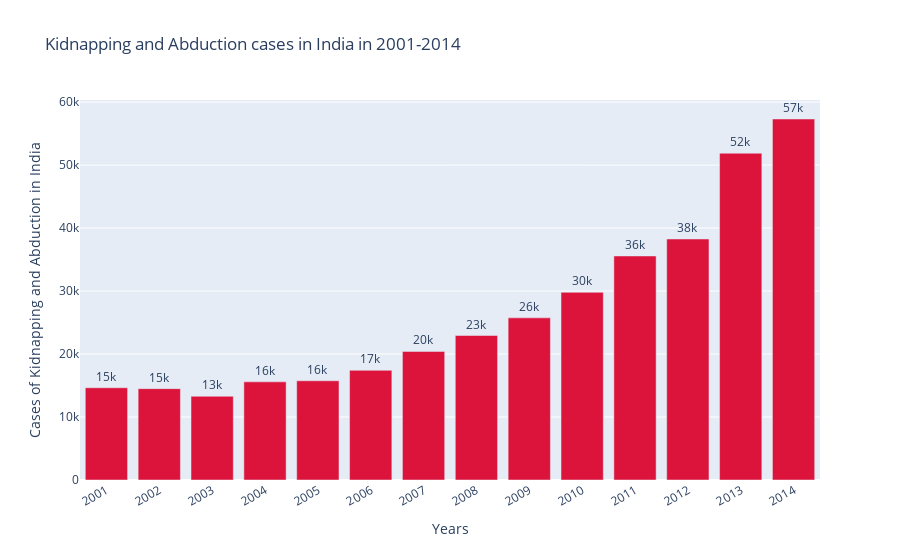

This figure's notebook cell:
### Markdown cell above
Increase of more than 56% in rape cases in 2014 than in 2001.

### Code cell
plot_figure("Kidnapping and Abduction cases in India in 2001-2014","Kidnapping and Abduction","Cases of Kidnapping and Abduction in India", color='crimson')

### Figure 1 — Plotly figure (JSON) as saved in the notebook; plotly's stock layout.template omitted (floating-point values rounded to 4 significant figures)
{"data": [{"marker": {"color": "crimson"}, "text": [14645, 14506, 13296, 15578, 15750, 17414, 20416, 22939, 25741, 29795, 35565, 38262, 51881, 57311], "textposition": "outside", "texttemplate": "%{text:.2s}", "type": "bar", "x": [2001, 2002, 2003, 2004, 2005, 2006, 2007, 2008, 2009, 2010, 2011, 2012, 2013, 2014], "y": [14645, 14506, 13296, 15578, 15750, 17414, 20416, 22939, 25741, 29795, 35565, 38262, 51881, 57311]}], "layout": {"title": {"text": "Kidnapping and Abduction cases in India in 2001-2014"}, "uniformtext": {"minsize": 8, "mode": "show"}, "xaxis": {"tickangle": -30, "tickmode": "linear", "title": {"text": "Years"}}, "yaxis": {"title": {"text": "Cases of Kidnapping and Abduction in India"}}}}
